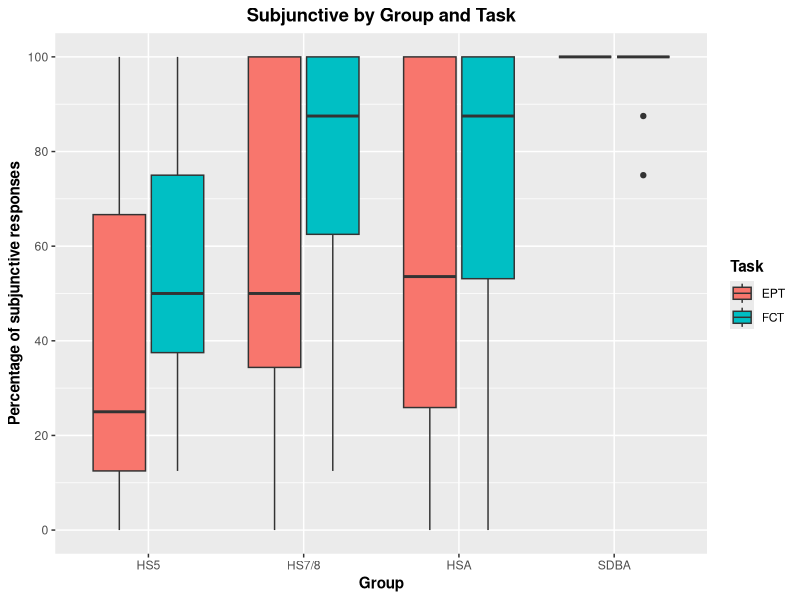

Write R code to recreate this figure.
library(tidyverse)


# Prepare and load data
## EPT
SDB_EPT <- read_csv("./CSV Files/SDB/SDB Subjunctive EPT.csv") %>%
  filter(Property == "Intensional subjunctive") %>%
  mutate(Group = "SDBA")

HSA_EPT <- read_csv("./CSV Files/Adult HS/Adult HS Subjunctive EPT.csv") %>%
  filter(Property == "Intensional subjunctive") %>% 
  mutate(Group = "HSA")

DLI78_EPT <- read_csv("./CSV Files/DLI-78/DLI-78 Subjunctive EPT.csv") %>%
  filter(Property == "Intensional subjunctive") %>% 
  mutate(Group = "HS7/8")

MLS78_EPT <- read_csv("./CSV Files/MLS-78/MLS-78 Subjunctive EPT.csv") %>%
  filter(Property == "Intensional subjunctive") %>% 
  mutate(Group = "HS7/8")

DLI5_EPT <- read_csv("./CSV Files/DLI-5/DLI-5 Subjunctive EPT.csv")  %>%
  filter(Property == "Intensional subjunctive") %>% 
  mutate(Group = "HS5")

MLS5_EPT <- read_csv("./CSV Files/MLS-5/MLS-5 Subjunctive EPT.csv") %>%
  filter(Property == "Intensional subjunctive") %>% 
  mutate(Group = "HS5") 


## FCT
SDB_FCT <- read_csv("./CSV Files/SDB/SDB Subjunctive FCT.csv") %>%
  filter(Property == "Intensional subjunctive") %>%
  mutate(Group = "SDBA")

HSA_FCT <- read_csv("./CSV Files/Adult HS/Adult HS Subjunctive FCT.csv") %>%
  filter(Property == "Intensional subjunctive") %>% 
  mutate(Group = "HSA")

DLI78_FCT <- read_csv("./CSV Files/DLI-78/DLI-78 Subjunctive FCT.csv") %>%
  filter(Property == "Intensional subjunctive") %>% 
  mutate(Group = "HS7/8")

MLS78_FCT <- read_csv("./CSV Files/MLS-78/MLS-78 Subjunctive FCT.csv") %>%
  filter(Property == "Intensional subjunctive") %>% 
  mutate(Group = "HS7/8")

DLI5_FCT <- read_csv("./CSV Files/DLI-5/DLI-5 Subjunctive FCT.csv")  %>%
  filter(Property == "Intensional subjunctive") %>% 
  mutate(Group = "HS5")

MLS5_FCT <- read_csv("./CSV Files/MLS-5/MLS-5 Subjunctive FCT.csv") %>%
  filter(Property == "Intensional subjunctive") %>% 
  mutate(Group = "HS5")


## Join and summarize data
EPT <- rbind(SDB_EPT, HSA_EPT, DLI78_EPT, MLS78_EPT, DLI5_EPT, MLS5_EPT) %>% 
  group_by(Part_ID, Group) %>%
  summarize(Total_Subj = sum(Mood_Use, na.rm = TRUE),
            Total_Responses = sum(!is.na(Mood_Use)),
            Ratio = Total_Subj/Total_Responses) %>% 
  mutate(Task = "EPT",
         Ratio = (Ratio*100))


FCT <- rbind(SDB_FCT, HSA_FCT, DLI78_FCT, MLS78_FCT, DLI5_FCT, MLS5_FCT) %>% 
  group_by(Part_ID, Group) %>%
  summarize(Total_Subj = sum(Mood_Use, na.rm = TRUE),
            Total_Responses = sum(!is.na(Mood_Use)),
            Ratio = Total_Subj/Total_Responses) %>% 
  mutate(Task = "FCT",
         Ratio = (Ratio*100))

Master <- rbind(EPT, FCT)


# Create graph
Master %>% 
  ggplot(aes(x = Group, y = Ratio, fill = Task)) +
  geom_boxplot() +
  scale_y_continuous(breaks = seq (0, 100, 20),
                     limits = c(0, 100)) +
  labs(x = "Group", y = "Percentage of subjunctive responses", title = "Subjunctive by Group and Task") +
  theme(axis.title = element_text(face = "bold"),
        plot.title = element_text(hjust = 0.5, face = "bold"),
        legend.title = element_text(face = "bold"))
